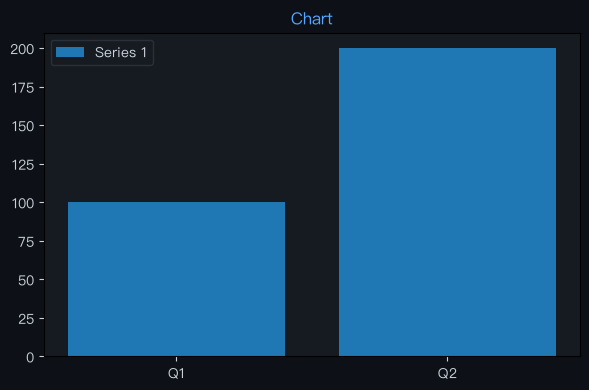

This figure's Python source:
import matplotlib
matplotlib.use('Agg')
import matplotlib.pyplot as plt
import matplotlib.font_manager as fm
import json

for f in fm.fontManager.ttflist:
    if 'PingFang' in f.name:
        plt.rcParams['font.family'] = f.name
        break
plt.rcParams['axes.unicode_minus'] = False

labels = ["Q1","Q2"]
datasets = [{"label":"Series 1","data":[100,200]}]
chartType = "bar"

fig, ax = plt.subplots(figsize=(6, 4))
fig.patch.set_facecolor('#0d1117')
ax.set_facecolor('#161b22')
ax.tick_params(colors='#c9d1d9')

if chartType == 'pie':
    wedges, texts, autotexts = ax.pie(datasets[0]['data'], labels=labels, autopct='%1.1f%%',
        colors=['#238636','#1f6feb','#d29922','#f85149','#a371f7','#3fb950'],
        textprops={'color':'#c9d1d9'})
else:
    for ds in datasets:
        if chartType == 'bar':
            ax.bar(labels, ds['data'], label=ds['label'])
        elif chartType == 'line':
            ax.plot(labels, ds['data'], marker='o', label=ds['label'])
    ax.legend(facecolor='#161b22', edgecolor='#30363d', labelcolor='#c9d1d9')

ax.set_title("Chart", color='#58a6ff', fontsize=12)
plt.tight_layout()
plt.savefig("/Users/wisonzhu/projects/ag-ui-demo/.tmp/chart_txefpo.png", dpi=100, bbox_inches='tight', facecolor='#0d1117')
